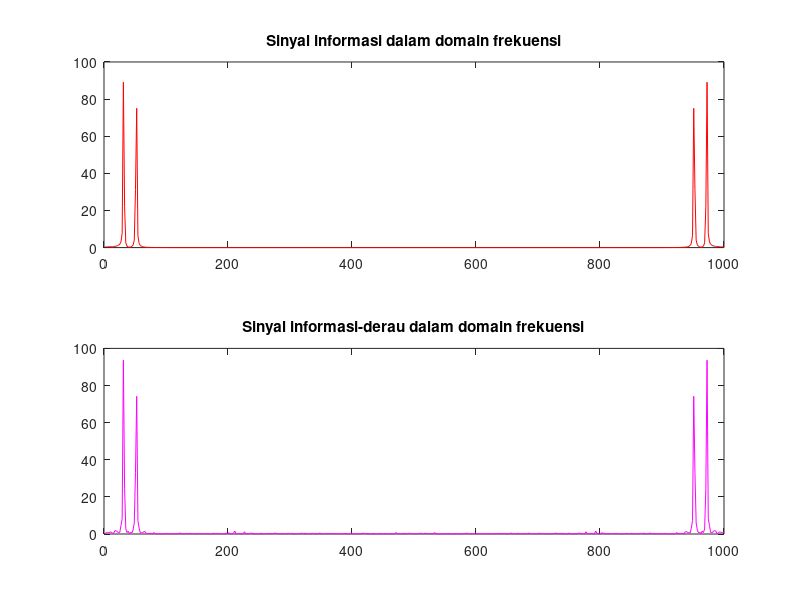

The MATLAB source for this figure:
clc;                               %membersihkan layar

%sinyal informasi
n = 0:0.001:0.6;                   %inisialisasi variabel n
x = sin(2*pi*30*n)+sin(2*pi*50*n); %persamaan sinyal informasi (x)

%sinyal derau
for i=1:600                        %batas indeks
  d(i) = randn();                  %persamaan sinyal derau
  while (d(i)<-0.8 || d(i)>0.8)    %fungsi while
    d(i) = randn();
  endwhile                         %mengakhiri fungsi while
     y(i) = d(i)+x(i);             %persamaan sinyak derau + informasi
endfor                             %mengakhiri fungsi for

%Konversi sinyal informasi ke domain frekuensi
X = fft(x,512);                    %inisialisasi komponen fourier sinyal (x)
Pxx = X.* conj(X)/512;             %power spectrum sinyal (x)
f = 1000*(1:512)/512;              %persamaan frekuensi sinyal (x)

%KOnversu sinyal informasi-derau ke domain frekuensi
Y = fft(y,512);                    %inisalisasi komponen fourier sinyal (y)
Pyy = Y.* conj(Y)/512;             %power spectrum sinyal (y)
fy = 1000*(1:512)/512;             %inisalisasi frekuensi sinyal (y)

subplot(2,1,1);
plot(f,Pxx(1:512), 'r')
title("Sinyal informasi dalam domain frekuensi"); %menampilkan judul

subplot(2,1,2);
plot(fy,Pyy(1:512), 'm')
title("Sinyal informasi-derau dalam domain frekuensi"); %menampilkan judul
